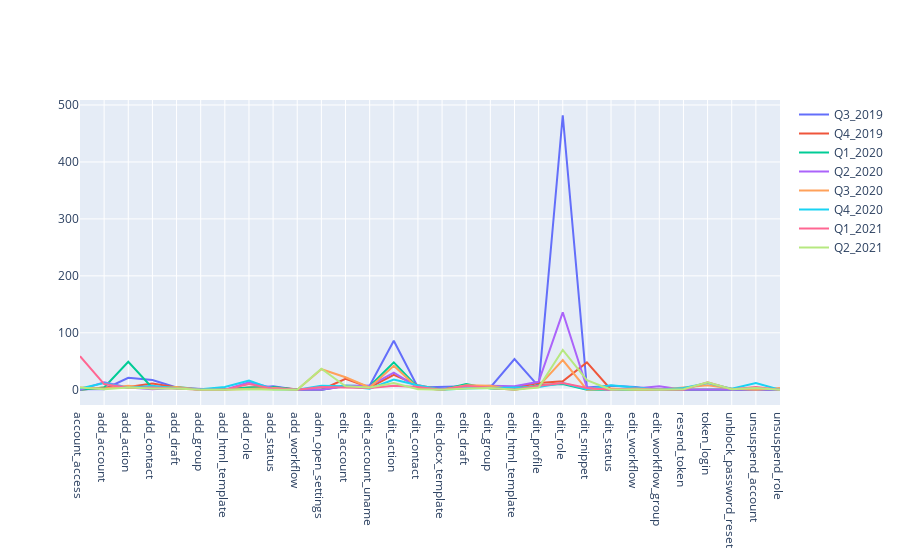

The notebook cell this image was saved under:
### Code cell
fig = go.Figure(go.Line(x=yellow_light, y=np.array(Q3_2019[yellow_light].max()).astype(int), name='Q3_2019'))
fig.add_trace(go.Line(x=yellow_light, y=np.array(Q4_2019[yellow_light].max()).astype(int), name='Q4_2019'))
fig.add_trace(go.Line(x=yellow_light, y=np.array(Q1_2020[yellow_light].max()).astype(int), name='Q1_2020'))
fig.add_trace(go.Line(x=yellow_light, y=np.array(Q2_2020[yellow_light].max()).astype(int), name='Q2_2020'))
fig.add_trace(go.Line(x=yellow_light, y=np.array(Q3_2020[yellow_light].max()).astype(int), name='Q3_2020'))
fig.add_trace(go.Line(x=yellow_light, y=np.array(Q4_2020[yellow_light].max()).astype(int), name='Q4_2020'))
fig.add_trace(go.Line(x=yellow_light, y=np.array(Q1_2021[yellow_light].max()).astype(int), name='Q1_2021'))
fig.add_trace(go.Line(x=yellow_light, y=np.array(Q2_2021[yellow_light].max()).astype(int), name='Q2_2021'))
fig.show()

### Figure 1 — Plotly figure (JSON) as saved in the notebook; plotly's stock layout.template omitted (floating-point values rounded to 4 significant figures)
{"data": [{"name": "Q3_2019", "type": "scatter", "x": ["account_access", "add_account", "add_action", "add_contact", "add_draft", "add_group", "add_html_template", "add_role", "add_status", "add_workflow", "adm_open_settings", "edit_account", "edit_account_uname", "edit_action", "edit_contact", "edit_docx_template", "edit_draft", "edit_group", "edit_html_template", "edit_profile", "edit_role", "edit_snippet", "edit_status", "edit_workflow", "edit_workflow_group", "resend_token", "token_login", "unblock_password_reset", "unsuspend_account", "unsuspend_role"], "y": [1, 1, 21, 17, 4, 0, 1, 2, 6, 0, 0, 7, 7, 86, 4, 5, 6, 4, 54, 6, 482, 4, 7, 5, 0, 0, 0, 0, 0, 1]}, {"name": "Q4_2019", "type": "scatter", "x": ["account_access", "add_account", "add_action", "add_contact", "add_draft", "add_group", "add_html_template", "add_role", "add_status", "add_workflow", "adm_open_settings", "edit_account", "edit_account_uname", "edit_action", "edit_contact", "edit_docx_template", "edit_draft", "edit_group", "edit_html_template", "edit_profile", "edit_role", "edit_snippet", "edit_status", "edit_workflow", "edit_workflow_group", "resend_token", "token_login", "unblock_password_reset", "unsuspend_account", "unsuspend_role"], "y": [0, 4, 5, 11, 4, 0, 1, 4, 4, 1, 0, 19, 4, 26, 8, 0, 7, 4, 4, 12, 15, 48, 0, 2, 0, 0, 0, 0, 0, 0]}, {"name": "Q1_2020", "type": "scatter", "x": ["account_access", "add_account", "add_action", "add_contact", "add_draft", "add_group", "add_html_template", "add_role", "add_status", "add_workflow", "adm_open_settings", "edit_account", "edit_account_uname", "edit_action", "edit_contact", "edit_docx_template", "edit_draft", "edit_group", "edit_html_template", "edit_profile", "edit_role", "edit_snippet", "edit_status", "edit_workflow", "edit_workflow_group", "resend_token", "token_login", "unblock_password_reset", "unsuspend_account", "unsuspend_role"], "y": [0, 4, 49, 3, 5, 1, 1, 4, 5, 0, 0, 7, 6, 48, 4, 0, 10, 2, 1, 8, 10, 0, 0, 0, 0, 0, 0, 0, 0, 0]}, {"name": "Q2_2020", "type": "scatter", "x": ["account_access", "add_account", "add_action", "add_contact", "add_draft", "add_group", "add_html_template", "add_role", "add_status", "add_workflow", "adm_open_settings", "edit_account", "edit_account_uname", "edit_action", "edit_contact", "edit_docx_template", "edit_draft", "edit_group", "edit_html_template", "edit_profile", "edit_role", "edit_snippet", "edit_status", "edit_workflow", "edit_workflow_group", "resend_token", "token_login", "unblock_password_reset", "unsuspend_account", "unsuspend_role"], "y": [0, 13, 4, 1, 3, 1, 0, 13, 3, 0, 0, 6, 7, 30, 4, 0, 5, 7, 6, 14, 136, 4, 0, 2, 6, 0, 0, 0, 0, 0]}, {"name": "Q3_2020", "type": "scatter", "x": ["account_access", "add_account", "add_action", "add_contact", "add_draft", "add_group", "add_html_template", "add_role", "add_status", "add_workflow", "adm_open_settings", "edit_account", "edit_account_uname", "edit_action", "edit_contact", "edit_docx_template", "edit_draft", "edit_group", "edit_html_template", "edit_profile", "edit_role", "edit_snippet", "edit_status", "edit_workflow", "edit_workflow_group", "resend_token", "token_login", "unblock_password_reset", "unsuspend_account", "unsuspend_role"], "y": [4, 2, 7, 2, 5, 0, 0, 2, 3, 0, 36, 22, 4, 42, 3, 0, 8, 7, 0, 6, 52, 0, 2, 0, 0, 4, 8, 2, 0, 3]}, {"name": "Q4_2020", "type": "scatter", "x": ["account_access", "add_account", "add_action", "add_contact", "add_draft", "add_group", "add_html_template", "add_role", "add_status", "add_workflow", "adm_open_settings", "edit_account", "edit_account_uname", "edit_action", "edit_contact", "edit_docx_template", "edit_draft", "edit_group", "edit_html_template", "edit_profile", "edit_role", "edit_snippet", "edit_status", "edit_workflow", "edit_workflow_group", "resend_token", "token_login", "unblock_password_reset", "unsuspend_account", "unsuspend_role"], "y": [2, 12, 3, 7, 2, 1, 5, 16, 1, 0, 7, 6, 2, 18, 8, 0, 2, 3, 4, 5, 12, 1, 8, 4, 0, 3, 12, 2, 12, 0]}, {"name": "Q1_2021", "type": "scatter", "x": ["account_access", "add_account", "add_action", "add_contact", "add_draft", "add_group", "add_html_template", "add_role", "add_status", "add_workflow", "adm_open_settings", "edit_account", "edit_account_uname", "edit_action", "edit_contact", "edit_docx_template", "edit_draft", "edit_group", "edit_html_template", "edit_profile", "edit_role", "edit_snippet", "edit_status", "edit_workflow", "edit_workflow_group", "resend_token", "token_login", "unblock_password_reset", "unsuspend_account", "unsuspend_role"], "y": [59, 10, 3, 4, 2, 0, 0, 10, 2, 0, 5, 4, 3, 7, 5, 0, 7, 3, 0, 7, 12, 3, 0, 2, 0, 0, 13, 1, 5, 0]}, {"name": "Q2_2021", "type": "scatter", "x": ["account_access", "add_account", "add_action", "add_contact", "add_draft", "add_group", "add_html_template", "add_role", "add_status", "add_workflow", "adm_open_settings", "edit_account", "edit_account_uname", "edit_action", "edit_contact", "edit_docx_template", "edit_draft", "edit_group", "edit_html_template", "edit_profile", "edit_role", "edit_snippet", "edit_status", "edit_workflow", "edit_workflow_group", "resend_token", "token_login", "unblock_password_reset", "unsuspend_account", "unsuspend_role"], "y": [4, 1, 4, 2, 2, 0, 0, 1, 0, 0, 37, 6, 4, 12, 1, 0, 2, 3, 0, 4, 70, 17, 0, 1, 0, 1, 13, 1, 3, 0]}], "layout": {}}
